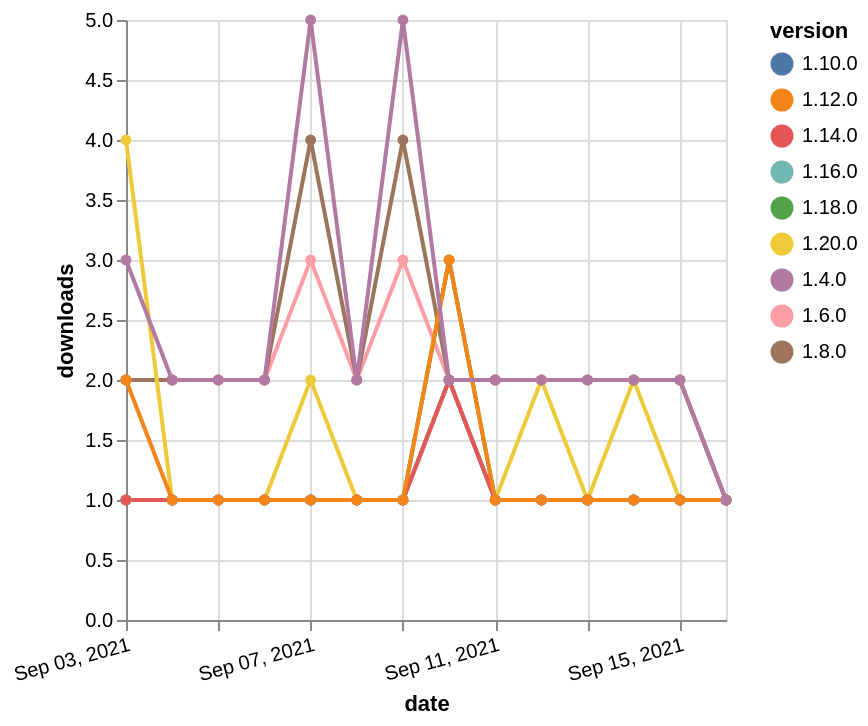

Write a Vega-Lite specification for this figure.
### Vega-Lite specification from a JSON file in a GitHub repository (floating-point values rounded to 4 significant figures)
{"$schema": "https://vega.github.io/schema/vega-lite/v5.json", "description": "A simple bar chart with embedded data.", "data": {"values": [{"date": "2021-09-03", "total": 2636, "delta": 2, "version": "1.6.0"}, {"date": "2021-09-04", "total": 2638, "delta": 2, "version": "1.6.0"}, {"date": "2021-09-05", "total": 2640, "delta": 2, "version": "1.6.0"}, {"date": "2021-09-06", "total": 2642, "delta": 2, "version": "1.6.0"}, {"date": "2021-09-07", "total": 2645, "delta": 3, "version": "1.6.0"}, {"date": "2021-09-08", "total": 2647, "delta": 2, "version": "1.6.0"}, {"date": "2021-09-09", "total": 2650, "delta": 3, "version": "1.6.0"}, {"date": "2021-09-10", "total": 2652, "delta": 2, "version": "1.6.0"}, {"date": "2021-09-11", "total": 2654, "delta": 2, "version": "1.6.0"}, {"date": "2021-09-12", "total": 2656, "delta": 2, "version": "1.6.0"}, {"date": "2021-09-13", "total": 2658, "delta": 2, "version": "1.6.0"}, {"date": "2021-09-14", "total": 2660, "delta": 2, "version": "1.6.0"}, {"date": "2021-09-15", "total": 2662, "delta": 2, "version": "1.6.0"}, {"date": "2021-09-16", "total": 2663, "delta": 1, "version": "1.6.0"}, {"date": "2021-09-03", "total": 195, "delta": 1, "version": "1.18.0"}, {"date": "2021-09-04", "total": 196, "delta": 1, "version": "1.18.0"}, {"date": "2021-09-05", "total": 197, "delta": 1, "version": "1.18.0"}, {"date": "2021-09-06", "total": 198, "delta": 1, "version": "1.18.0"}, {"date": "2021-09-07", "total": 199, "delta": 1, "version": "1.18.0"}, {"date": "2021-09-08", "total": 200, "delta": 1, "version": "1.18.0"}, {"date": "2021-09-09", "total": 201, "delta": 1, "version": "1.18.0"}, {"date": "2021-09-10", "total": 204, "delta": 3, "version": "1.18.0"}, {"date": "2021-09-11", "total": 205, "delta": 1, "version": "1.18.0"}, {"date": "2021-09-12", "total": 206, "delta": 1, "version": "1.18.0"}, {"date": "2021-09-13", "total": 207, "delta": 1, "version": "1.18.0"}, {"date": "2021-09-14", "total": 208, "delta": 1, "version": "1.18.0"}, {"date": "2021-09-15", "total": 209, "delta": 1, "version": "1.18.0"}, {"date": "2021-09-16", "total": 210, "delta": 1, "version": "1.18.0"}, {"date": "2021-09-03", "total": 2499, "delta": 2, "version": "1.8.0"}, {"date": "2021-09-04", "total": 2501, "delta": 2, "version": "1.8.0"}, {"date": "2021-09-05", "total": 2503, "delta": 2, "version": "1.8.0"}, {"date": "2021-09-06", "total": 2505, "delta": 2, "version": "1.8.0"}, {"date": "2021-09-07", "total": 2509, "delta": 4, "version": "1.8.0"}, {"date": "2021-09-08", "total": 2511, "delta": 2, "version": "1.8.0"}, {"date": "2021-09-09", "total": 2515, "delta": 4, "version": "1.8.0"}, {"date": "2021-09-10", "total": 2517, "delta": 2, "version": "1.8.0"}, {"date": "2021-09-11", "total": 2519, "delta": 2, "version": "1.8.0"}, {"date": "2021-09-12", "total": 2521, "delta": 2, "version": "1.8.0"}, {"date": "2021-09-13", "total": 2523, "delta": 2, "version": "1.8.0"}, {"date": "2021-09-14", "total": 2525, "delta": 2, "version": "1.8.0"}, {"date": "2021-09-15", "total": 2527, "delta": 2, "version": "1.8.0"}, {"date": "2021-09-16", "total": 2528, "delta": 1, "version": "1.8.0"}, {"date": "2021-09-03", "total": 249, "delta": 1, "version": "1.10.0"}, {"date": "2021-09-04", "total": 250, "delta": 1, "version": "1.10.0"}, {"date": "2021-09-05", "total": 251, "delta": 1, "version": "1.10.0"}, {"date": "2021-09-06", "total": 252, "delta": 1, "version": "1.10.0"}, {"date": "2021-09-07", "total": 253, "delta": 1, "version": "1.10.0"}, {"date": "2021-09-08", "total": 254, "delta": 1, "version": "1.10.0"}, {"date": "2021-09-09", "total": 255, "delta": 1, "version": "1.10.0"}, {"date": "2021-09-10", "total": 257, "delta": 2, "version": "1.10.0"}, {"date": "2021-09-11", "total": 258, "delta": 1, "version": "1.10.0"}, {"date": "2021-09-12", "total": 259, "delta": 1, "version": "1.10.0"}, {"date": "2021-09-13", "total": 260, "delta": 1, "version": "1.10.0"}, {"date": "2021-09-14", "total": 261, "delta": 1, "version": "1.10.0"}, {"date": "2021-09-15", "total": 262, "delta": 1, "version": "1.10.0"}, {"date": "2021-09-16", "total": 263, "delta": 1, "version": "1.10.0"}, {"date": "2021-09-03", "total": 127, "delta": 4, "version": "1.20.0"}, {"date": "2021-09-04", "total": 128, "delta": 1, "version": "1.20.0"}, {"date": "2021-09-05", "total": 129, "delta": 1, "version": "1.20.0"}, {"date": "2021-09-06", "total": 130, "delta": 1, "version": "1.20.0"}, {"date": "2021-09-07", "total": 132, "delta": 2, "version": "1.20.0"}, {"date": "2021-09-08", "total": 133, "delta": 1, "version": "1.20.0"}, {"date": "2021-09-09", "total": 134, "delta": 1, "version": "1.20.0"}, {"date": "2021-09-10", "total": 136, "delta": 2, "version": "1.20.0"}, {"date": "2021-09-11", "total": 137, "delta": 1, "version": "1.20.0"}, {"date": "2021-09-12", "total": 139, "delta": 2, "version": "1.20.0"}, {"date": "2021-09-13", "total": 140, "delta": 1, "version": "1.20.0"}, {"date": "2021-09-14", "total": 142, "delta": 2, "version": "1.20.0"}, {"date": "2021-09-15", "total": 143, "delta": 1, "version": "1.20.0"}, {"date": "2021-09-16", "total": 144, "delta": 1, "version": "1.20.0"}, {"date": "2021-09-03", "total": 173, "delta": 1, "version": "1.16.0"}, {"date": "2021-09-04", "total": 174, "delta": 1, "version": "1.16.0"}, {"date": "2021-09-05", "total": 175, "delta": 1, "version": "1.16.0"}, {"date": "2021-09-06", "total": 176, "delta": 1, "version": "1.16.0"}, {"date": "2021-09-07", "total": 177, "delta": 1, "version": "1.16.0"}, {"date": "2021-09-08", "total": 178, "delta": 1, "version": "1.16.0"}, {"date": "2021-09-09", "total": 179, "delta": 1, "version": "1.16.0"}, {"date": "2021-09-10", "total": 181, "delta": 2, "version": "1.16.0"}, {"date": "2021-09-11", "total": 182, "delta": 1, "version": "1.16.0"}, {"date": "2021-09-12", "total": 183, "delta": 1, "version": "1.16.0"}, {"date": "2021-09-13", "total": 184, "delta": 1, "version": "1.16.0"}, {"date": "2021-09-14", "total": 185, "delta": 1, "version": "1.16.0"}, {"date": "2021-09-15", "total": 186, "delta": 1, "version": "1.16.0"}, {"date": "2021-09-16", "total": 187, "delta": 1, "version": "1.16.0"}, {"date": "2021-09-03", "total": 203, "delta": 1, "version": "1.14.0"}, {"date": "2021-09-04", "total": 204, "delta": 1, "version": "1.14.0"}, {"date": "2021-09-05", "total": 205, "delta": 1, "version": "1.14.0"}, {"date": "2021-09-06", "total": 206, "delta": 1, "version": "1.14.0"}, {"date": "2021-09-07", "total": 207, "delta": 1, "version": "1.14.0"}, {"date": "2021-09-08", "total": 208, "delta": 1, "version": "1.14.0"}, {"date": "2021-09-09", "total": 209, "delta": 1, "version": "1.14.0"}, {"date": "2021-09-10", "total": 211, "delta": 2, "version": "1.14.0"}, {"date": "2021-09-11", "total": 212, "delta": 1, "version": "1.14.0"}, {"date": "2021-09-12", "total": 213, "delta": 1, "version": "1.14.0"}, {"date": "2021-09-13", "total": 214, "delta": 1, "version": "1.14.0"}, {"date": "2021-09-14", "total": 215, "delta": 1, "version": "1.14.0"}, {"date": "2021-09-15", "total": 216, "delta": 1, "version": "1.14.0"}, {"date": "2021-09-16", "total": 217, "delta": 1, "version": "1.14.0"}, {"date": "2021-09-03", "total": 358, "delta": 2, "version": "1.12.0"}, {"date": "2021-09-04", "total": 359, "delta": 1, "version": "1.12.0"}, {"date": "2021-09-05", "total": 360, "delta": 1, "version": "1.12.0"}, {"date": "2021-09-06", "total": 361, "delta": 1, "version": "1.12.0"}, {"date": "2021-09-07", "total": 362, "delta": 1, "version": "1.12.0"}, {"date": "2021-09-08", "total": 363, "delta": 1, "version": "1.12.0"}, {"date": "2021-09-09", "total": 364, "delta": 1, "version": "1.12.0"}, {"date": "2021-09-10", "total": 367, "delta": 3, "version": "1.12.0"}, {"date": "2021-09-11", "total": 368, "delta": 1, "version": "1.12.0"}, {"date": "2021-09-12", "total": 369, "delta": 1, "version": "1.12.0"}, {"date": "2021-09-13", "total": 370, "delta": 1, "version": "1.12.0"}, {"date": "2021-09-14", "total": 371, "delta": 1, "version": "1.12.0"}, {"date": "2021-09-15", "total": 372, "delta": 1, "version": "1.12.0"}, {"date": "2021-09-16", "total": 373, "delta": 1, "version": "1.12.0"}, {"date": "2021-09-03", "total": 3571, "delta": 3, "version": "1.4.0"}, {"date": "2021-09-04", "total": 3573, "delta": 2, "version": "1.4.0"}, {"date": "2021-09-05", "total": 3575, "delta": 2, "version": "1.4.0"}, {"date": "2021-09-06", "total": 3577, "delta": 2, "version": "1.4.0"}, {"date": "2021-09-07", "total": 3582, "delta": 5, "version": "1.4.0"}, {"date": "2021-09-08", "total": 3584, "delta": 2, "version": "1.4.0"}, {"date": "2021-09-09", "total": 3589, "delta": 5, "version": "1.4.0"}, {"date": "2021-09-10", "total": 3591, "delta": 2, "version": "1.4.0"}, {"date": "2021-09-11", "total": 3593, "delta": 2, "version": "1.4.0"}, {"date": "2021-09-12", "total": 3595, "delta": 2, "version": "1.4.0"}, {"date": "2021-09-13", "total": 3597, "delta": 2, "version": "1.4.0"}, {"date": "2021-09-14", "total": 3599, "delta": 2, "version": "1.4.0"}, {"date": "2021-09-15", "total": 3601, "delta": 2, "version": "1.4.0"}, {"date": "2021-09-16", "total": 3602, "delta": 1, "version": "1.4.0"}]}, "width": "container", "mark": {"type": "line", "point": {"filled": true}}, "encoding": {"x": {"field": "date", "type": "temporal", "timeUnit": "yearmonthdate", "title": "date", "axis": {"labelAngle": -15}}, "y": {"field": "delta", "type": "quantitative", "title": "downloads"}, "color": {"field": "version", "type": "nominal"}, "tooltip": {"field": "delta"}}}
